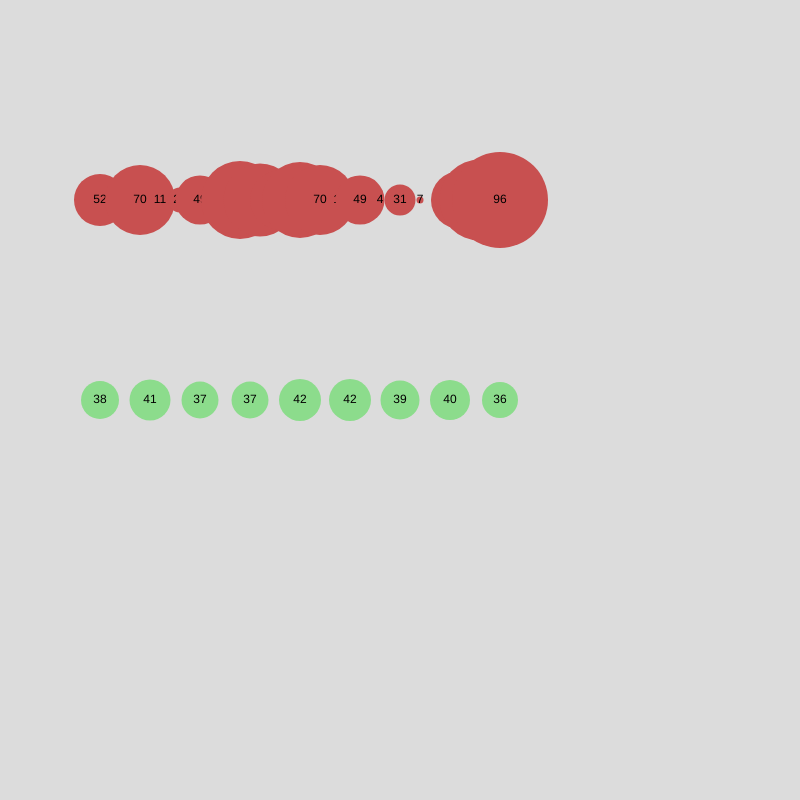
Frame 1 (no input)
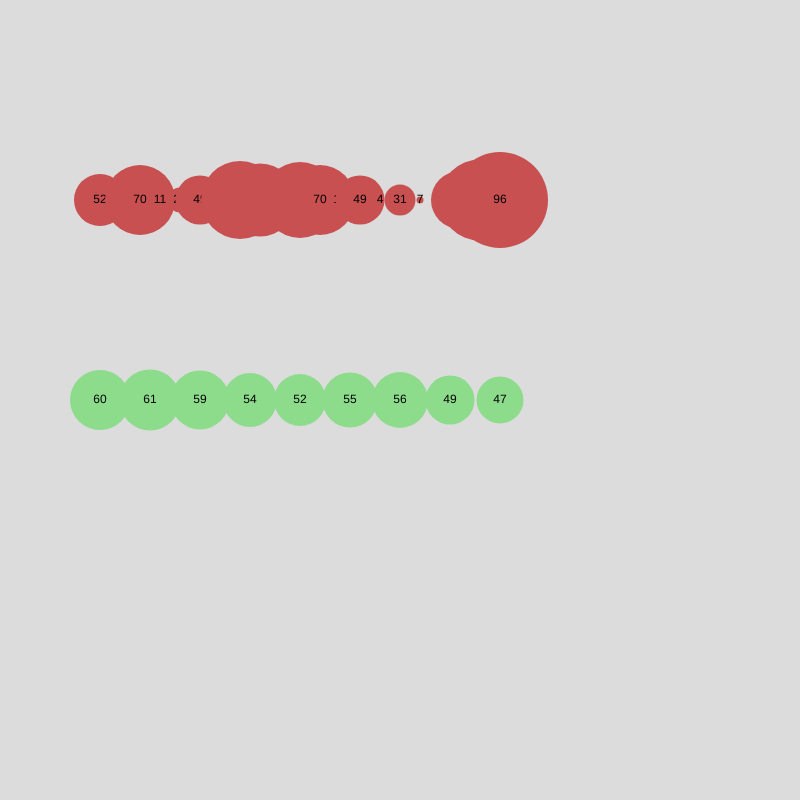
Frame 60 (no input)
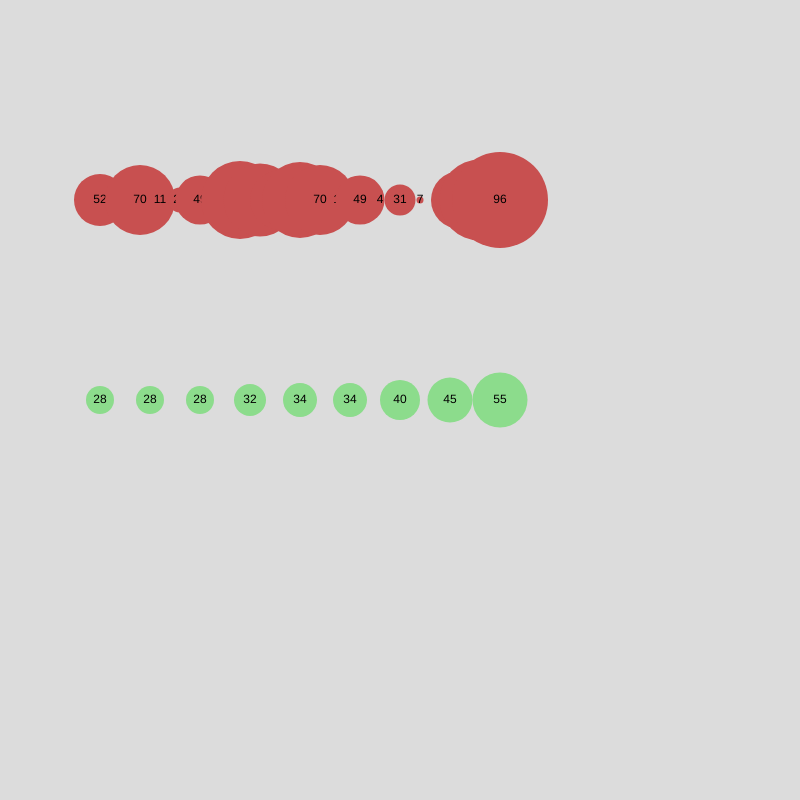
Frame 120 (the mouse pressed at the canvas centre since frame 60)

The p5.js sketch that drew these frames (run headless with seeded random() and noise() and a simulated clock; from frame 60 on, the mouse is pressed at the canvas centre):

// p5.js sketch
// ── sketch.js
// Random vs Noise
// Junyu
// Feb 28th, 2025

// extension: cs30-p5
// A look at different ways yo use
// unpredictability in our programs..

let mySeed;
let noiseStart = 5;
let noiseTime;
let noiseSpeed = 0.1;


function setup() {
  createCanvas(800, 800);
  textAlign(CENTER, CENTER);
  mySeed = random(1000);
  frameRate(2100);
  // randomNumbers();
}


function draw() {
  noiseTime = noiseStart;
  randomSeed(mySeed);
  background(220);
  randomNumbers();
  noiseNumbers();
  noiseStart += noiseSpeed;
}


function noiseNumbers(){
  // display a line of several numbers
  let x = 100;
  while(x <= 500){
    let randomNum = noise(noiseTime); //0-1 (normalized)
    randomNum = map(randomNum,0,1,1,100);  //1-100
    randomNum = round(randomNum);

    fill(140,220,140);  noStroke();
    circle(x,400,randomNum);
    fill(0);
    text(randomNum, x, 400);
    x += 50;
    noiseTime += noiseSpeed;
  }
}


function randomNumbers(){
  // display a line of serveral numbers generated
  // with the random() function    1-100
  // - these should be uniformly distributed

  let x = 100; 
  while(x <= 500){
    let randomNum = round(random(1,100));
    fill(200,80,80);  noStroke();
    circle(x, 200, randomNum);
    fill(0);
    text(randomNum, x, 200);
    x += 20;
  }
}
